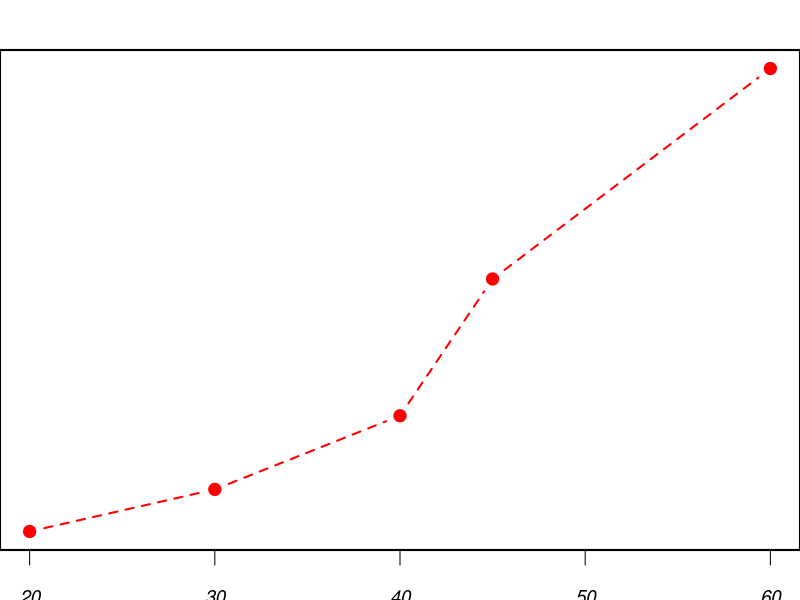
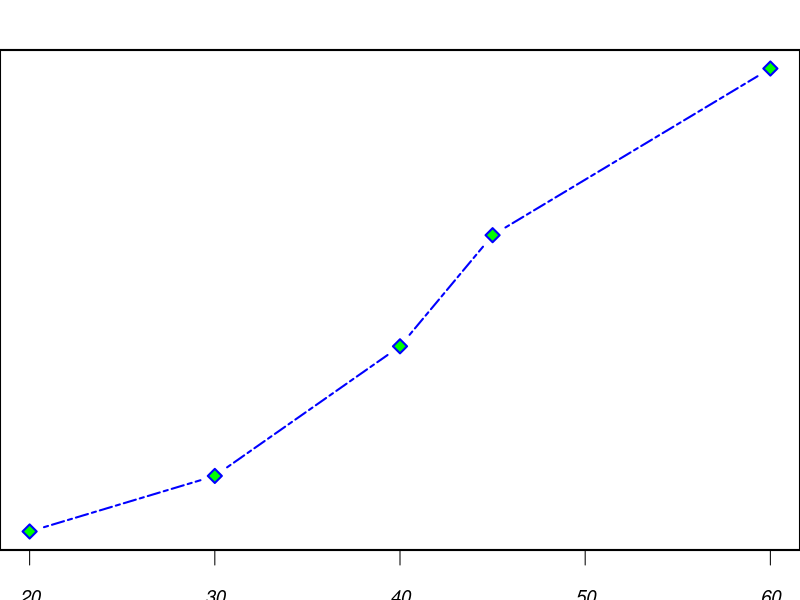

These figures' R source, in order:
dose <- c(20, 30, 40, 45, 60)
drugA <- c(16, 20, 27, 40, 60)
drugB <- c(15, 18, 25, 31, 40)
opar <- par(no.readonly=TRUE)
par(pin=c(8, 5))
par(lwd=2, cex=1.5)
par(cex.axis=.75, font.axis=3)
plot(dose, drugA, type="b", pch=19, lty=2, col="red")
plot(dose, drugB, type="b", pch=23, lty=6, col="blue", bg="green")
